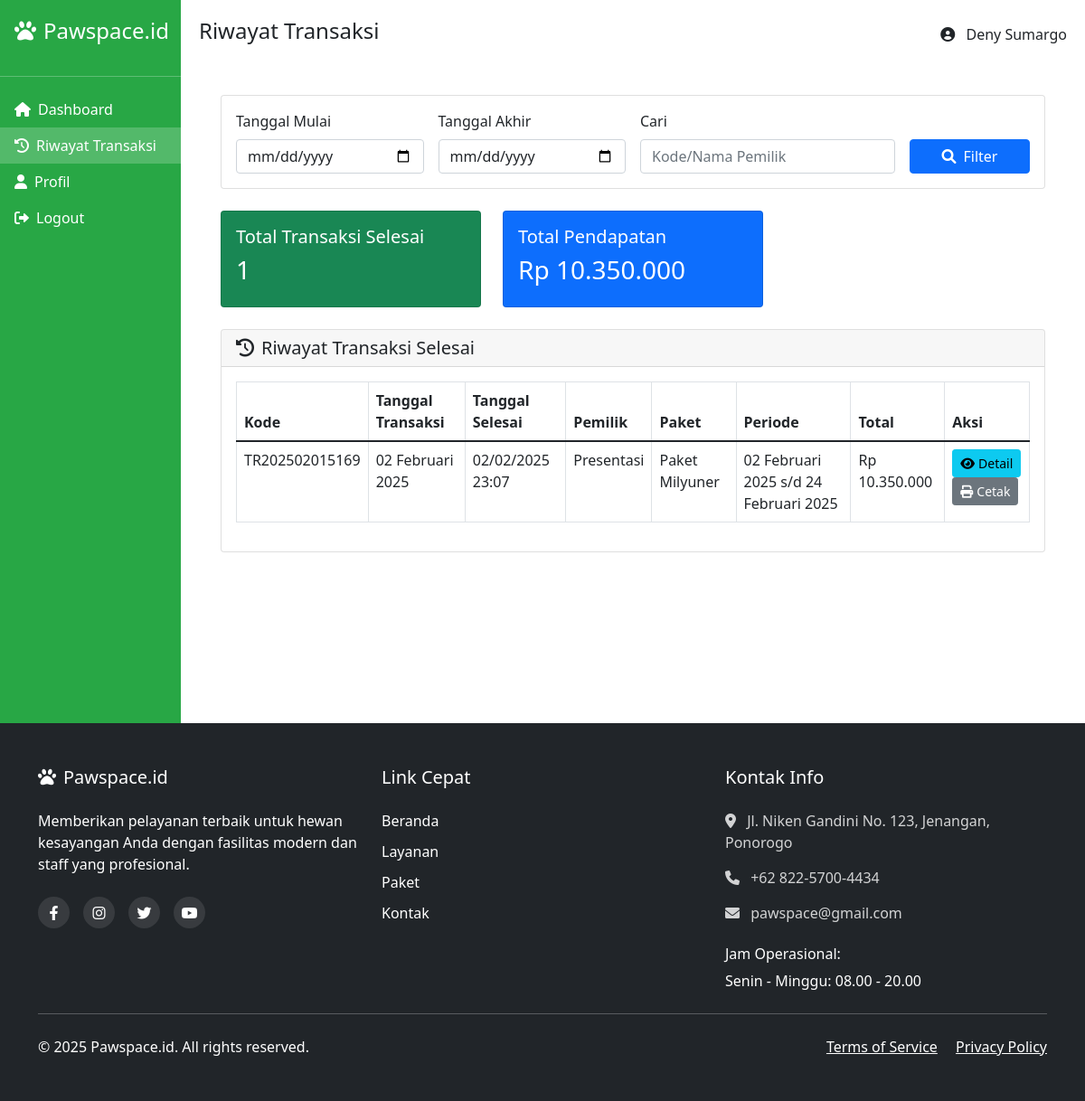
/karyawan/riwayat_transaksi.php (signed in), run on the app's committed database.
### tables this page shows
CREATE TABLE `transaksi` (
  `kd_tr` varchar(20) NOT NULL,
  `id_admin` int DEFAULT NULL,
  `id_paket` varchar(10) DEFAULT NULL,
  `id_kategori` int DEFAULT NULL,
  `tgl_transaksi` date NOT NULL,
  `tgl_awal` date NOT NULL,
  `tgl_akhir` date NOT NULL,
  `total_harga` decimal(10,2) NOT NULL,
  `status` enum('pending','proses','selesai','diambil') DEFAULT 'pending',
  `created_at` timestamp NOT NULL DEFAULT CURRENT_TIMESTAMP,
  `id_user` int DEFAULT NULL,
  `id_karyawan` int DEFAULT NULL
);

CREATE TABLE `users` (
  `id_user` int NOT NULL,
  `username` varchar(50) NOT NULL,
  `password` varchar(255) NOT NULL,
  `nama_lengkap` varchar(100) NOT NULL,
  `email` varchar(100) NOT NULL,
  `no_telp` varchar(15) DEFAULT NULL,
  `alamat` text,
  `status` enum('aktif','nonaktif') DEFAULT 'aktif',
  `created_at` timestamp NOT NULL DEFAULT CURRENT_TIMESTAMP
);

CREATE TABLE `paket` (
  `id_paket` varchar(10) NOT NULL,
  `nama_paket` varchar(100) NOT NULL,
  `harga` decimal(10,2) NOT NULL,
  `deskripsi` text,
  `created_at` timestamp NOT NULL DEFAULT CURRENT_TIMESTAMP
);

### includes/config.php (called while the page is built, shortened)
<?php
function formatTanggal($date) {
    $bulan = array (
        1 => 'Januari', 'Februari', 'Maret', 'April', 'Mei', 'Juni',
        'Juli', 'Agustus', 'September', 'Oktober', 'November', 'Desember'
    );
    $split = explode('-', $date);
    return $split[2] . ' ' . $bulan[(int)$split[1]] . ' ' . $split[0];
}
?>

### karyawan/riwayat_transaksi.php (the view, shortened to what this page needs)
<?php
include 'header.php';
$where_clause = "t.id_karyawan = {$_SESSION['karyawan_id']} AND t.status = 'selesai'";
$start_date = isset($_GET['start_date']) ? $_GET['start_date'] : '';
$end_date = isset($_GET['end_date']) ? $_GET['end_date'] : '';
$search = isset($_GET['search']) ? $_GET['search'] : '';
$query = "SELECT t.*, p.nama_paket, u.nama_lengkap as nama_user,
          (SELECT tanggal FROM detail_laporan
           WHERE kd_tr = t.kd_tr AND keterangan LIKE '%selesai%'
           ORDER BY tanggal DESC LIMIT 1) as tgl_selesai
          FROM transaksi t
          LEFT JOIN paket p ON t.id_paket = p.id_paket
          LEFT JOIN users u ON t.id_user = u.id_user
          WHERE $where_clause
          ORDER BY t.created_at DESC";
$result = mysqli_query($conn, $query);
$query_total = "SELECT SUM(total_harga) as total_pendapatan
                FROM transaksi
                WHERE id_karyawan = {$_SESSION['karyawan_id']}
                AND status = 'selesai'";
$total = mysqli_fetch_assoc(mysqli_query($conn, $query_total));
?>
<div class="container-fluid py-4">
    <div class="card mb-4">
        <div class="card-body">
            <form method="GET" class="row g-3">
                <div class="col-md-3">
                    <label class="form-label">Tanggal Mulai</label>
                    <input type="date" class="form-control" name="start_date" value="<?php echo $start_date; ?>">
                </div>
                <div class="col-md-3">
                    <label class="form-label">Tanggal Akhir</label>
                    <input type="date" class="form-control" name="end_date" value="<?php echo $end_date; ?>">
                </div>
                <div class="col-md-4">
                    <label class="form-label">Cari</label>
                    <input type="text" class="form-control" name="search" placeholder="Kode/Nama Pemilik" value="<?php echo $search; ?>">
                </div>
                <div class="col-md-2">
                    <label class="form-label">&nbsp;</label>
                    <div class="d-grid">
                        <button type="submit" class="btn btn-primary">
                            <i class="fas fa-search me-2"></i>Filter
                        </button>
                    </div>
                </div>
            </form>
        </div>
    </div>
    <div class="row mb-4">
        <div class="col-md-4">
            <div class="card bg-success text-white">
                <div class="card-body">
                    <h5 class="card-title">Total Transaksi Selesai</h5>
                    <h3><?php echo mysqli_num_rows($result); ?></h3>
                </div>
            </div>
        </div>
        <div class="col-md-4">
            <div class="card bg-primary text-white">
                <div class="card-body">
                    <h5 class="card-title">Total Pendapatan</h5>
                    <h3>Rp <?php echo number_format($total['total_pendapatan'], 0, ',', '.'); ?></h3>
                </div>
            </div>
        </div>
    </div>
    <div class="card">
        <div class="card-header">
            <h5 class="card-title mb-0">
                <i class="fas fa-history me-2"></i>Riwayat Transaksi Selesai
            </h5>
        </div>
        <div class="card-body">
            <div class="table-responsive">
                <table class="table table-bordered table-hover">
                    <thead>
                        <tr>
                            <th>Kode</th>
                            <th>Tanggal Transaksi</th>
                            <th>Tanggal Selesai</th>
                            <th>Pemilik</th>
                            <th>Paket</th>
                            <th>Periode</th>
                            <th>Total</th>
                            <th>Aksi</th>
                        </tr>
                    </thead>
                    <tbody>
                        <?php if(mysqli_num_rows($result) > 0): ?>
                            <?php while($row = mysqli_fetch_assoc($result)): ?>
                                <tr>
                                    <td><?php echo $row['kd_tr']; ?></td>
                                    <td><?php echo formatTanggal($row['tgl_transaksi']); ?></td>
                                    <td><?php echo $row['tgl_selesai'] ? date('d/m/Y H:i', strtotime($row['tgl_selesai'])) : '-'; ?></td>
                                    <td><?php echo $row['nama_user']; ?></td>
                                    <td><?php echo $row['nama_paket']; ?></td>
                                    <td>
                                        <?php echo formatTanggal($row['tgl_awal']); ?> s/d
                                        <?php echo formatTanggal($row['tgl_akhir']); ?>
                                    </td>
                                    <td>Rp <?php echo number_format($row['total_harga'], 0, ',', '.'); ?></td>
                                    <td>
                                        <a href="detail_transaksi.php?kd=<?php echo $row['kd_tr']; ?>"
                                           class="btn btn-info btn-sm">
                                            <i class="fas fa-eye me-1"></i>Detail
                                        </a>
                                        <?php if($row['status'] == 'selesai'): ?>
                                        <a href="cetak_laporan.php?kd=<?php echo $row['kd_tr']; ?>"
                                           class="btn btn-secondary btn-sm" target="_blank">
                                            <i class="fas fa-print me-1"></i>Cetak
                                        </a>
                                        <?php endif; ?>
                                    </td>
                                </tr>
                            <?php endwhile; ?>
                        <?php else: ?>
                            <tr>
                                <td colspan="8" class="text-center">Belum ada riwayat transaksi</td>
                            </tr>
                        <?php endif; ?>
                    </tbody>
                </table>
            </div>
        </div>
    </div>
</div>
<?php include 'footer.php'; ?>

### data on the page
transaksi: kd_tr "TR202502015169", tgl_transaksi "02 Februari 2025", tgl_selesai "02/02/2025 23:07", id_user.nama_lengkap "Presentasi", id_paket.nama_paket "Paket Milyuner", tgl_awal "02 Februari 2025", tgl_akhir "24 Februari 2025", total_harga "10.350.000"

### other printed values
$page_title "Riwayat Transaksi"
$_SESSION['karyawan_nama'] "Deny Sumargo"
mysqli_num_rows($result) "1"
$total['total_pendapatan'] "10.350.000"
